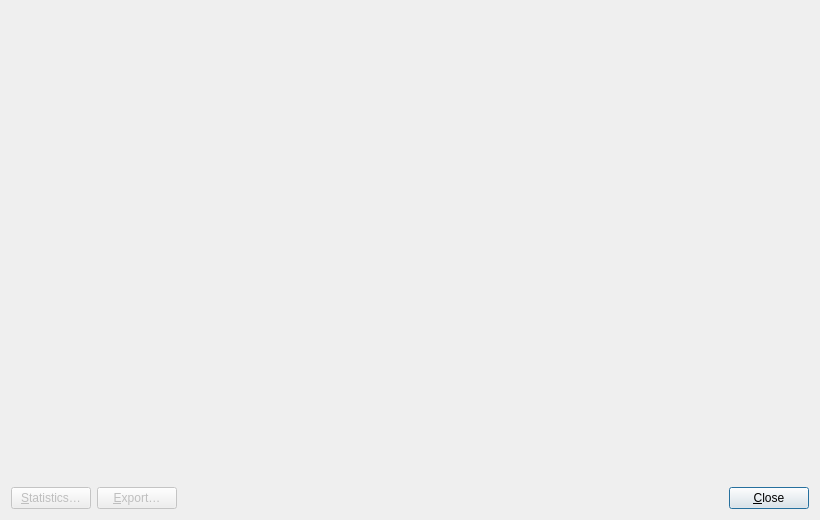
<?xml version="1.0" encoding="UTF-8"?>
<ui version="4.0">
 <class>PotfileResultsDialog</class>
 <widget class="QDialog" name="PotfileResultsDialog">
  <property name="geometry">
   <rect>
    <x>0</x>
    <y>0</y>
    <width>820</width>
    <height>520</height>
   </rect>
  </property>
  <property name="windowTitle">
   <string>Cracked hashes</string>
  </property>
  <layout class="QVBoxLayout" name="verticalLayout">
   <item>
    <widget class="QLabel" name="label_note">
     <property name="text">
      <string/>
     </property>
     <property name="wordWrap">
      <bool>true</bool>
     </property>
    </widget>
   </item>
   <item>
    <widget class="QLabel" name="label_status">
     <property name="text">
      <string/>
     </property>
     <property name="wordWrap">
      <bool>true</bool>
     </property>
    </widget>
   </item>
   <item>
    <widget class="PotfileTableView" name="table_view"/>
   </item>
   <item>
    <layout class="QHBoxLayout" name="horizontalLayout_buttons">
     <item>
      <widget class="QPushButton" name="pushButton_statistics">
       <property name="enabled">
        <bool>false</bool>
       </property>
       <property name="text">
        <string>&amp;Statistics…</string>
       </property>
       <property name="toolTip">
        <string>Show aggregate password statistics for the visible results</string>
       </property>
       <property name="autoDefault">
        <bool>false</bool>
       </property>
      </widget>
     </item>
     <item>
      <widget class="QPushButton" name="pushButton_export">
       <property name="enabled">
        <bool>false</bool>
       </property>
       <property name="text">
        <string>&amp;Export…</string>
       </property>
       <property name="toolTip">
        <string>Export the visible results as CSV, TSV or JSON</string>
       </property>
       <property name="autoDefault">
        <bool>false</bool>
       </property>
      </widget>
     </item>
     <item>
      <spacer name="horizontalSpacer">
       <property name="orientation">
        <enum>Qt::Horizontal</enum>
       </property>
       <property name="sizeHint" stdset="0">
        <size>
         <width>40</width>
         <height>20</height>
        </size>
       </property>
      </spacer>
     </item>
     <item>
      <widget class="QPushButton" name="pushButton_close">
       <property name="text">
        <string>&amp;Close</string>
       </property>
       <property name="default">
        <bool>true</bool>
       </property>
      </widget>
     </item>
    </layout>
   </item>
  </layout>
 </widget>
 <customwidgets>
  <customwidget>
   <class>PotfileTableView</class>
   <extends>QWidget</extends>
   <header>potfiletableview.h</header>
  </customwidget>
 </customwidgets>
 <resources/>
 <connections/>
</ui>
